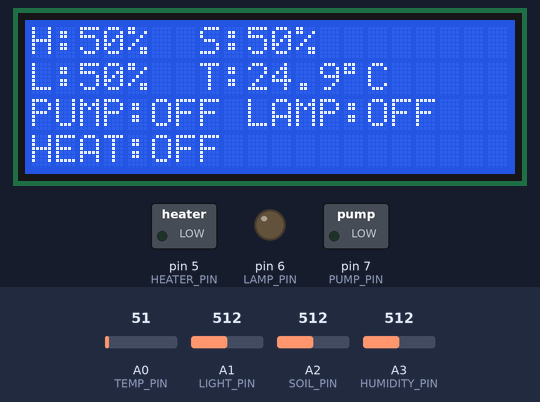
The sketch below on a simulated Arduino Uno, built with avr-gcc and run on an emulated ATmega328P. On the bench: 20×4 character LCD, switched loads named in the sketch (green lamp = pin HIGH), output pins drawn as LEDs (lit = HIGH). The inputs (shaded band) are chosen by the test bench; at power-on: A0 (TEMP_PIN) = 51, A2 (SOIL_PIN) = 512, A1 (LIGHT_PIN) = 512, A3 (HUMIDITY_PIN) = 512. What the sketch prints to the serial monitor is not drawn.

Above: at 2.2 s.
2.3 s: A0 (TEMP_PIN) set to 40
At 3.5 s:
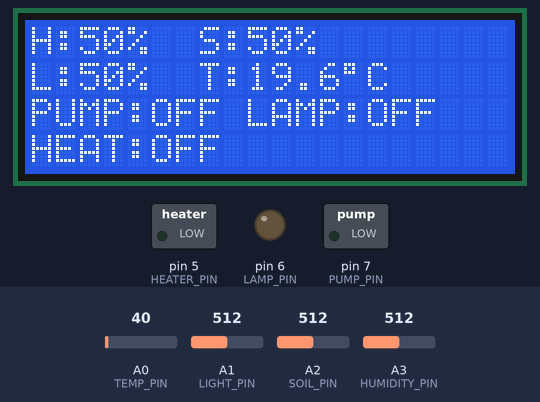
3.8 s: A0 (TEMP_PIN) set to 32
At 5.0 s:
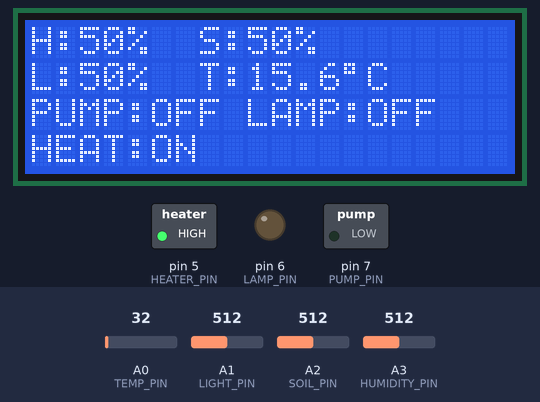
5.3 s: A2 (SOIL_PIN) set to 324
At 6.0 s:
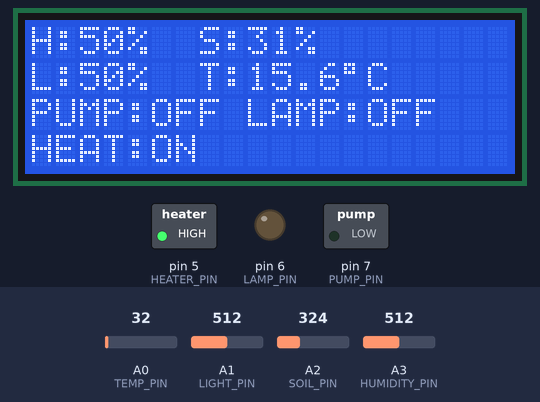
6.8 s: A2 (SOIL_PIN) set to 292
At 7.8 s:
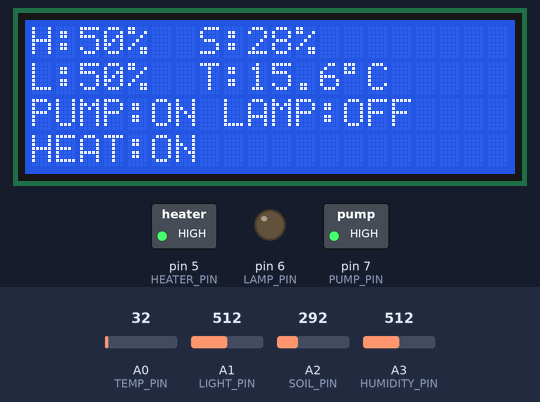
8.4 s: A1 (LIGHT_PIN) set to 223
At 9.6 s:
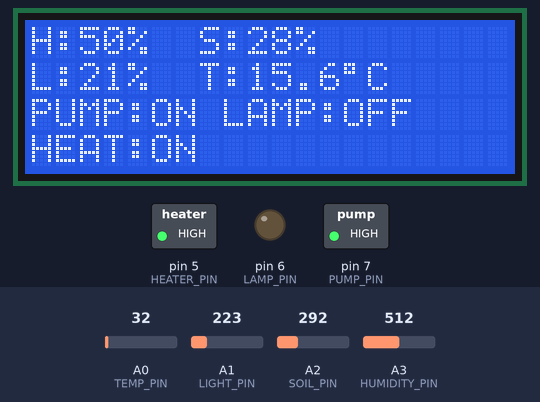
9.9 s: A1 (LIGHT_PIN) set to 190
At 10.2 s:
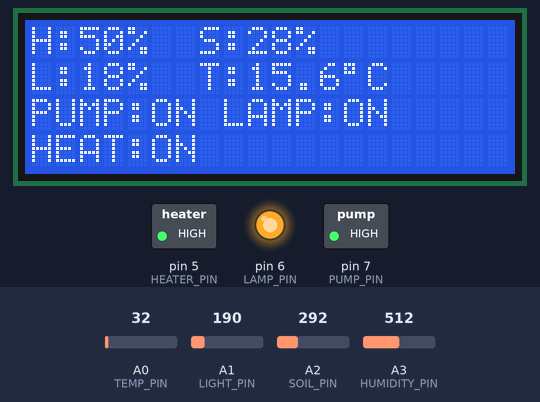
Timing chart, 0 to 12.4 s (numbered marks = the images above; inputs shaded):
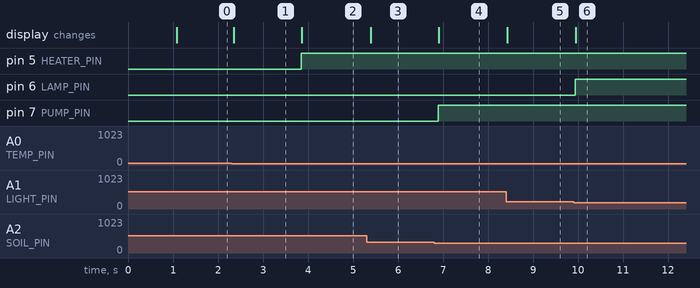

Measured:
- the behaviour switches between 37 and 36 on A0 (TEMP_PIN) (found by bisection; images 1 and 2)
- the behaviour switches between 307 and 306 on A2 (SOIL_PIN) (found by bisection; images 3 and 4)
- the behaviour switches between 205 and 204 on A1 (LIGHT_PIN) (found by bisection; images 5 and 6)
- after the input at 2.3 s, the display: changes after 0.05 s (image 1)
- after the input at 3.8 s, pin 5 (HEATER_PIN): LOW → HIGH after 0.05 s; the display: changes after 0.06 s (image 2)
- after the input at 5.3 s, the display: changes after 0.09 s (image 3)
- after the input at 6.8 s, pin 7 (PUMP_PIN): LOW → HIGH after 0.10 s; the display: changes after 0.11 s (image 4)
- after the input at 8.4 s, the display: changes at once (image 5)
- after the input at 9.9 s, pin 6 (LAMP_PIN): LOW → HIGH at once; the display: changes at once (image 6)

The sketch:

CODE2025.ino
```cpp
#include <LiquidCrystal.h>

// LCD pins: RS, E, D4, D5, D6, D7
LiquidCrystal lcd(13, 12, 11, 10, 9, 8);

// Sensor pins
constexpr uint8_t HUMIDITY_PIN = A3;
constexpr uint8_t SOIL_PIN     = A2;
constexpr uint8_t LIGHT_PIN    = A1;
constexpr uint8_t TEMP_PIN     = A0;

// Actuator pins
constexpr uint8_t PUMP_PIN    = 7;
constexpr uint8_t HEATER_PIN  = 5;
constexpr uint8_t LAMP_PIN    = 6;

// Thresholds
constexpr uint8_t SOIL_LOW     = 30;   // % below which we water
constexpr uint8_t LIGHT_LOW    = 20;   // % below which lamp is on
constexpr float   TEMP_LOW     = 18.0; // °C below which heater is on

// Timing
unsigned long lastSerialTime = 0;
const unsigned long SERIAL_INTERVAL = 500; // ms

void setup() {
  lcd.begin(20, 4);
  Serial.begin(9600);

  pinMode(PUMP_PIN,   OUTPUT);
  pinMode(HEATER_PIN, OUTPUT);
  pinMode(LAMP_PIN,   OUTPUT);

  lcd.clear();
  lcd.setCursor(0, 0);
  lcd.print("   System Online  ");
  delay(1000);
  lcd.clear();
}

void loop() {
  // Read sensors
  int rawHum   = analogRead(HUMIDITY_PIN);
  int rawSoil  = analogRead(SOIL_PIN);
  int rawLight = analogRead(LIGHT_PIN);
  int rawTemp  = analogRead(TEMP_PIN);

  // Convert to units
  uint8_t humPct   = map(rawHum,   0, 1023, 0, 100);
  uint8_t soilPct  = map(rawSoil,  0, 1023, 0, 100);
  uint8_t lightPct = map(rawLight, 0, 1023, 0, 100);
  float   tempC    = (rawTemp * 5.0 / 1023.0) * 100.0; // LM35

  // Actuator logic
  bool pumpOn   = soilPct  < SOIL_LOW;
  bool lampOn   = lightPct < LIGHT_LOW;
  bool heaterOn = tempC   < TEMP_LOW;

  digitalWrite(PUMP_PIN,   pumpOn   ? HIGH : LOW);
  digitalWrite(LAMP_PIN,   lampOn   ? HIGH : LOW);
  digitalWrite(HEATER_PIN, heaterOn ? HIGH : LOW);

  // LCD update
  lcd.setCursor(0, 0);
  lcd.print("H:"); lcd.print(humPct);   lcd.print("%  ");
  lcd.print("S:"); lcd.print(soilPct);  lcd.print("% ");

  lcd.setCursor(0, 1);
  lcd.print("L:"); lcd.print(lightPct); lcd.print("%  ");
  lcd.print("T:"); lcd.print(tempC,1); lcd.write(223); lcd.print("C ");

  lcd.setCursor(0, 2);
  lcd.print(pumpOn  ? "PUMP:ON " : "PUMP:OFF ");
  lcd.print(lampOn  ? "LAMP:ON " : "LAMP:OFF ");

  lcd.setCursor(0, 3);
  lcd.print(heaterOn? "HEAT:ON " : "HEAT:OFF ");
  lcd.print("      "); // clear rest of line

  // Decorated Serial output every SERIAL_INTERVAL
  unsigned long now = millis();
  if (now - lastSerialTime >= SERIAL_INTERVAL) {
    lastSerialTime = now;

    // Header
    Serial.println(F("================================================"));
    Serial.print   (F(">> TRANSMISSION @ "));
    Serial.print   (now / 1000);
    Serial.println(F("s since start"));
    Serial.println(F(">> SENDING SENSOR DATA TO DATABASE"));

    // Payload (JSON-like)
    Serial.println(F("{"));
    Serial.print   (F("  \"timestamp_s\": ")); Serial.print(now/1000); Serial.println(F(","));
    Serial.print   (F("  \"humidity_pct\": ")); Serial.print(humPct);   Serial.println(F(","));
    Serial.print   (F("  \"soil_pct\": "));     Serial.print(soilPct);  Serial.println(F(","));
    Serial.print   (F("  \"light_pct\": "));    Serial.print(lightPct); Serial.println(F(","));
    Serial.print   (F("  \"temperature_c\": "));Serial.print(tempC,1); Serial.println(F(""));
    Serial.println(F("}"));

    // Footer
    Serial.println(F(">> TRANSMISSION COMPLETE"));
    Serial.println(F("================================================"));
    Serial.println();
  }

  // No delay(); loop refreshes LCD continuously
}
```
